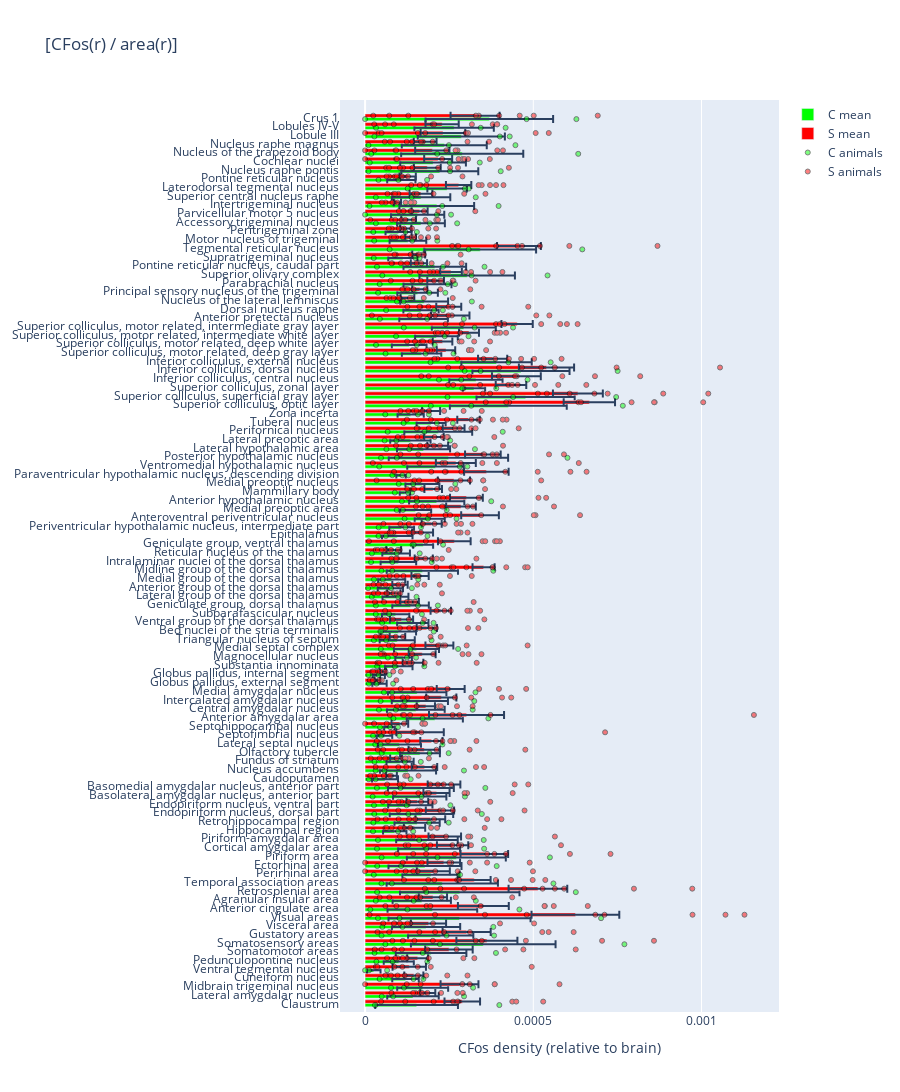

Notebook cell for this chart:
### Code cell
# In this case we wanted to normalize it based on the density, rather then the Percentage 
# I didn't modify the various labels in the plot as I was just focused on adapting the code to our dataset, rather then polishing it

tracer_to_plot = 'CFos'
normalization = 'Density' # 'Density','Percentage','RelativeDensity'
threshold = 1e-2 # Only plot bars with value larger than threshold (1e-6, 1e-2, 3)
y_axis_label = 'region_names' # change this to 'acronym' to have acronyms on the y-axis

# Calculate mean values
control_df = pd.DataFrame(control_results[(tracer_to_plot,normalization)].rename('cell counts'))
control_avg = control_df.reset_index().groupby('level_0').mean()
control_sem = control_df.reset_index().groupby('level_0').sem()

stress_df = pd.DataFrame(stress_results[(tracer_to_plot,normalization)].rename('cell counts'))
stress_avg = stress_df.reset_index().groupby('level_0').mean()
stress_sem = stress_df.reset_index().groupby('level_0').sem()

# Determine which regions to plot  
mean_sum = control_avg + stress_avg
#regs_to_plot = mean_sum[(mean_sum['cell counts']>threshold) & (mean_sum['cell counts'].notnull())].sort_values(by='cell counts').index.to_list()
regs_to_plot = cfosPLS.X.columns.to_list()

# y-axis, with seperate values for each region
y_axis_il, ticklabels = pd.factorize(control_df.loc[regs_to_plot].reset_index()['level_0'])
y_axis_bla, ticklabels = pd.factorize(stress_df.loc[regs_to_plot].reset_index()['level_0'])
if(y_axis_label=='region_names'):
    ticklabels = [AllenBrain.brain_region_dict[reg] for reg in ticklabels]
     
fig = go.Figure()

# Barplot
fig.add_trace(go.Bar(
                     x = control_avg.loc[regs_to_plot]['cell counts'],
                     name = 'C mean',
                     error_x = dict(
                         type='data',
                         array=control_sem.loc[regs_to_plot]['cell counts']
                     )
              )
)

fig.add_trace(go.Bar(
                     x = stress_avg.loc[regs_to_plot]['cell counts'],
                     name = 'S mean',
                     error_x = dict(
                         type='data',
                         array=stress_sem.loc[regs_to_plot]['cell counts']
                     )
              )
)

fig.update_layout(barmode='group', colorway=['rgb(0,255,0)', 'rgb(255,0,0)'])

# Scatterplot (animals)
fig.add_trace(go.Scatter(
                    mode = 'markers',
                    y = y_axis_il - 0.2,
                    x = control_df.loc[regs_to_plot]['cell counts'],
                    name = 'C animals',
                    opacity=0.5,
                    marker=dict(
                        color='rgb(0,255,0)',
                        size=5,
                        line=dict(
                            color='rgb(0,0,0)',
                            width=1
                        )
                    )
              )
)

fig.add_trace(go.Scatter(
                    mode = 'markers',
                    y = y_axis_bla + 0.2,
                    x = stress_df.loc[regs_to_plot]['cell counts'],
                    name = 'S animals',
                    opacity=0.5,
                    marker=dict(
                        color='rgb(255,0,0)',
                        size=5,
                        line=dict(
                            color='rgb(0,0,0)',
                            width=1
                        )
                    )
              )
)

# Figure title
title = ''
if normalization=='RelativeDensity':
    title = '['+tracer_to_plot+ '(r) / area(r)] / ['+tracer_to_plot+'(brain) / area(brain)].'
elif normalization=='Density':
    title = '['+tracer_to_plot+ '(r) / area(r)]'
elif normalization=='Percentage':
    title = '['+tracer_to_plot+ '(r) / brain(r)]'

# Update layout
fig.update_layout(
    title = title,
    yaxis = dict(
        tickmode = 'array',
        tickvals = np.arange(0,len(regs_to_plot)),
        ticktext = ticklabels
    ),
    xaxis=dict(
        title = 'CFos density (relative to brain)'
    ),
    width=900, height=5000,
    hovermode="x unified",
    yaxis_range = [-1,len(regs_to_plot)+1]
)

fig.show()

# Save figure as PNG
output_path = os.path.join(animals_root, 'results_python')
if not(os.path.exists(output_path)):
    os.mkdir(output_path)
file_title = 'barplot_' + tracer_to_plot + '_' + normalization + 'CvS.png'
output_file = os.path.join(output_path, file_title)
fig.write_image(output_file)

### Figure 1 — Plotly figure (JSON) as saved in the notebook; plotly's stock layout.template omitted (floating-point values rounded to 4 significant figures; data arrays with more than 128 entries replaced by an {"elided": "..."} marker saying what was removed)
{"data": [{"error_x": {"array": [0.000123, 7.652e-05, 7.573e-05, 3.939e-05, 2.017e-05, 4.467e-05, 0.0001049, 0.0002149, 9.693e-05, 0.0001014, 0.0002111, 0.0001332, 8.664e-05, 0.0001776, 0.0001654, 8.496e-05, 0.0001085, 0.0001471, 9.203e-05, 9.147e-05, 3.48e-05, 6.713e-05, 9.433e-05, 6.579e-05, 7.922e-05, 9.785e-05, 3.855e-05, 8.35e-05, 4.035e-05, 5.918e-05, 6.41e-05, 2.31e-05, 1.542e-05, 8.346e-05, 8.577e-05, 8.348e-05, 8.689e-05, 2.126e-05, 1.812e-05, 4.089e-05, 2.467e-05, 6.686e-05, 5.214e-05, 5.264e-05, 4.657e-05, 4.071e-05, 5.431e-05, 3.857e-05, 3.752e-05, 4.026e-05, 0.0001059, 5.283e-05, 4.106e-05, 2.965e-05, 4.534e-05, 3.678e-05, 4.467e-05, 4.677e-05, 8.207e-05, 1.541e-05, 5.044e-05, 1.395e-05, 8.384e-05, 0.0001774, 7.888e-05, 5.998e-05, 0.0001008, 4.314e-05, 3.895e-05, 0.0001737, 0.0001459, 3.316e-05, 7.908e-05, 0.0001443, 0.0001046, 5.863e-05, 5.16e-05, 6.341e-05, 9.509e-05, 7.222e-05, 5.24e-05, 7.108e-05, 6.027e-05, 7.129e-05, 0.0001419, 9.306e-05, 4.346e-05, 0.0001662, 5.453e-05, 3.873e-05, 7.099e-05, 7.91e-05, 0.0001111, 8.688e-05, 5.869e-05, 4.199e-05, 0.0001144, 9.755e-05, 0.0001815, 0.0001263, 0.0001295, 0.000118, 0.0001896], "type": "data"}, "name": "C mean", "type": "bar", "x": [0.0001531, 0.0001424, 0.0001712, 0.0001202, 2.577e-05, 0.0001002, 0.0001962, 0.0003512, 0.0002248, 0.0001812, 0.0002807, 0.0002, 0.0001685, 0.0002814, 0.0002294, 0.0001959, 0.0001781, 0.0002712, 0.0001903, 0.0001839, 8.822e-05, 0.0001546, 0.0001676, 0.0001345, 0.0001624, 0.000166, 5.938e-05, 0.0001275, 0.000104, 0.0001632, 0.0001021, 5.764e-05, 7.225e-05, 0.0002072, 0.0001508, 0.0001628, 0.0001548, 4.292e-05, 4.076e-05, 0.0001001, 0.0001146, 0.0001528, 9.555e-05, 9.893e-05, 0.0001418, 9.081e-05, 0.0001352, 9.03e-05, 7.517e-05, 7.911e-05, 0.0001702, 9.902e-05, 9.227e-05, 0.0001726, 9.563e-05, 0.0001088, 0.0001921, 0.0001497, 0.0002129, 0.0001185, 0.0001704, 0.0001069, 0.0002092, 0.0002477, 0.0001738, 0.0001347, 0.0002175, 0.0001963, 0.0001355, 0.0004257, 0.0004771, 0.0003237, 0.0003295, 0.0004633, 0.0003907, 0.0001679, 0.0001311, 0.0002121, 0.0002935, 0.000174, 0.0001663, 0.0001756, 0.0001561, 0.0001855, 0.0003034, 0.0002073, 0.0001124, 0.0003421, 0.0001274, 9.948e-05, 0.0001661, 0.0001563, 0.0002131, 0.0001664, 0.0002438, 0.0001077, 0.000222, 0.0002021, 0.0002887, 0.0002354, 0.000286, 0.0002646, 0.0003693]}, {"error_x": {"array": [5.282e-05, 2.235e-05, 5.627e-05, 2.841e-05, 4.964e-05, 3.1e-05, 7.053e-05, 9.067e-05, 7.144e-05, 5.227e-05, 0.0001304, 7.56e-05, 4.201e-05, 8.721e-05, 4.885e-05, 4.916e-05, 4.84e-05, 7.075e-05, 4.654e-05, 4.834e-05, 3.17e-05, 4.419e-05, 4.204e-05, 3.226e-05, 3.884e-05, 4.855e-05, 1.581e-05, 3.789e-05, 1.747e-05, 4.659e-05, 3.301e-05, 7.053e-05, 2.481e-05, 0.0001115, 2.71e-05, 4.482e-05, 4.147e-05, 8.238e-06, 9.413e-06, 3.067e-05, 4.004e-05, 4.147e-05, 2.309e-05, 3.012e-05, 3.455e-05, 3.036e-05, 2.75e-05, 1.97e-05, 2.285e-05, 2.561e-05, 3.285e-05, 2.696e-05, 2.199e-05, 4.86e-05, 3.118e-05, 2.978e-05, 5.598e-05, 4.412e-05, 4.875e-05, 2.609e-05, 4.784e-05, 6.615e-05, 5.936e-05, 5.297e-05, 3.083e-05, 2.888e-05, 3.238e-05, 3.347e-05, 2.675e-05, 7.631e-05, 7.414e-05, 4.539e-05, 7.252e-05, 8.204e-05, 4.338e-05, 2.744e-05, 2.906e-05, 2.959e-05, 4.651e-05, 5.714e-05, 3.711e-05, 2.041e-05, 2.235e-05, 2.483e-05, 3.21e-05, 2.412e-05, 1.919e-05, 6.517e-05, 1.588e-05, 1.67e-05, 2.193e-05, 2.386e-05, 1.084e-05, 3.378e-05, 3.77e-05, 2.412e-05, 3.986e-05, 4.158e-05, 5.09e-05, 3.383e-05, 6.63e-05, 4.936e-05, 7.286e-05], "type": "data"}, "name": "S mean", "type": "bar", "x": [0.0002889, 0.0001864, 0.0002807, 0.0001448, 0.0001313, 0.0001562, 0.0002493, 0.0003621, 0.0003019, 0.0001885, 0.0006251, 0.0003515, 0.0002016, 0.0005137, 0.0003243, 0.0002027, 0.0002339, 0.0003544, 0.0002601, 0.0002369, 0.000147, 0.000194, 0.0002225, 0.0001554, 0.0002123, 0.0002347, 7.868e-05, 0.0001765, 9.202e-05, 0.0001759, 0.0001971, 0.0001634, 0.0001034, 0.0003015, 0.0001806, 0.0002265, 0.0002545, 3.642e-05, 5.301e-05, 0.0001425, 0.0001697, 0.0002209, 9.625e-05, 0.0001835, 0.0001083, 0.000225, 0.0001324, 8.561e-05, 0.0001038, 0.0001635, 0.0003522, 0.0001744, 8.511e-05, 0.0002652, 0.0001709, 0.0001979, 0.0003417, 0.0002852, 0.0003012, 0.0002025, 0.0002641, 0.0003605, 0.0002698, 0.0003501, 0.000216, 0.0002047, 0.0002633, 0.0003075, 0.0001963, 0.0006666, 0.0006325, 0.0004337, 0.0004497, 0.0005392, 0.0003791, 0.0002404, 0.0002303, 0.0003089, 0.0004519, 0.0002531, 0.0002487, 0.000126, 0.0001625, 0.0002098, 0.0002555, 0.0001601, 0.0001594, 0.0004573, 0.0001355, 0.0001208, 0.0001295, 0.0001621, 9.606e-05, 0.0001661, 0.000278, 0.0001267, 0.000185, 0.0002173, 0.0001998, 0.0001786, 0.0002315, 0.000229, 0.000327]}, {"marker": {"color": "rgb(0,255,0)", "line": {"color": "rgb(0,0,0)", "width": 1}, "size": 5}, "mode": "markers", "name": "C animals", "opacity": 0.5, "type": "scatter", "x": {"elided": "309 float values"}, "y": {"elided": "309 float values"}}, {"marker": {"color": "rgb(255,0,0)", "line": {"color": "rgb(0,0,0)", "width": 1}, "size": 5}, "mode": "markers", "name": "S animals", "opacity": 0.5, "type": "scatter", "x": {"elided": "927 float values"}, "y": {"elided": "927 float values"}}], "layout": {"barmode": "group", "colorway": ["rgb(0,255,0)", "rgb(255,0,0)"], "height": 5000, "hovermode": "x unified", "title": {"text": "[CFos(r) / area(r)]"}, "width": 900, "xaxis": {"title": {"text": "CFos density (relative to brain)"}}, "yaxis": {"range": [-1, 104], "tickmode": "array", "ticktext": ["Claustrum", "Lateral amygdalar nucleus", "Midbrain trigeminal nucleus", "Cuneiform nucleus", "Ventral tegmental nucleus", "Pedunculopontine nucleus", "Somatomotor areas", "Somatosensory areas", "Gustatory areas", "Visceral area", "Visual areas", "Anterior cingulate area", "Agranular insular area", "Retrosplenial area", "Temporal association areas", "Perirhinal area", "Ectorhinal area", "Piriform area", "Cortical amygdalar area", "Piriform-amygdalar area", "Hippocampal region", "Retrohippocampal region", "Endopiriform nucleus, dorsal part", "Endopiriform nucleus, ventral part", "Basolateral amygdalar nucleus, anterior part", "Basomedial amygdalar nucleus, anterior part", "Caudoputamen", "Nucleus accumbens", "Fundus of striatum", "Olfactory tubercle", "Lateral septal nucleus", "Septofimbrial nucleus", "Septohippocampal nucleus", "Anterior amygdalar area", "Central amygdalar nucleus", "Intercalated amygdalar nucleus", "Medial amygdalar nucleus", "Globus pallidus, external segment", "Globus pallidus, internal segment", "Substantia innominata", "Magnocellular nucleus", "Medial septal complex", "Triangular nucleus of septum", "Bed nuclei of the stria terminalis", "Ventral group of the dorsal thalamus", "Subparafascicular nucleus", "Geniculate group, dorsal thalamus", "Lateral group of the dorsal thalamus", "Anterior group of the dorsal thalamus", "Medial group of the dorsal thalamus", "Midline group of the dorsal thalamus", "Intralaminar nuclei of the dorsal thalamus", "Reticular nucleus of the thalamus", "Geniculate group, ventral thalamus", "Epithalamus", "Periventricular hypothalamic nucleus, intermediate part", "Anteroventral periventricular nucleus", "Medial preoptic area", "Anterior hypothalamic nucleus", "Mammillary body", "Medial preoptic nucleus", "Paraventricular hypothalamic nucleus, descending division", "Ventromedial hypothalamic nucleus", "Posterior hypothalamic nucleus", "Lateral hypothalamic area", "Lateral preoptic area", "Perifornical nucleus", "Tuberal nucleus", "Zona incerta", "Superior colliculus, optic layer", "Superior colliculus, superficial gray layer", "Superior colliculus, zonal layer", "Inferior colliculus, central nucleus", "Inferior colliculus, dorsal nucleus", "Inferior colliculus, external nucleus", "Superior colliculus, motor related, deep gray layer", "Superior colliculus, motor related, deep white layer", "Superior colliculus, motor related, intermediate white layer", "Superior colliculus, motor related, intermediate gray layer", "Anterior pretectal nucleus", "Dorsal nucleus raphe", "Nucleus of the lateral lemniscus", "Principal sensory nucleus of the trigeminal", "Parabrachial nucleus", "Superior olivary complex", "Pontine reticular nucleus, caudal part", "Supratrigeminal nucleus", "Tegmental reticular nucleus", "Motor nucleus of trigeminal", "Peritrigeminal zone", "Accessory trigeminal nucleus", "Parvicellular motor 5 nucleus", "Intertrigeminal nucleus", "Superior central nucleus raphe", "Laterodorsal tegmental nucleus", "Pontine reticular nucleus", "Nucleus raphe pontis", "Cochlear nuclei", "Nucleus of the trapezoid body", "Nucleus raphe magnus", "Lobule III", "Lobules IV-V", "Crus 1"], "tickvals": [0, 1, 2, 3, 4, 5, 6, 7, 8, 9, 10, 11, 12, 13, 14, 15, 16, 17, 18, 19, 20, 21, 22, 23, 24, 25, 26, 27, 28, 29, 30, 31, 32, 33, 34, 35, 36, 37, 38, 39, 40, 41, 42, 43, 44, 45, 46, 47, 48, 49, 50, 51, 52, 53, 54, 55, 56, 57, 58, 59, 60, 61, 62, 63, 64, 65, 66, 67, 68, 69, 70, 71, 72, 73, 74, 75, 76, 77, 78, 79, 80, 81, 82, 83, 84, 85, 86, 87, 88, 89, 90, 91, 92, 93, 94, 95, 96, 97, 98, 99, 100, 101, 102]}}}
